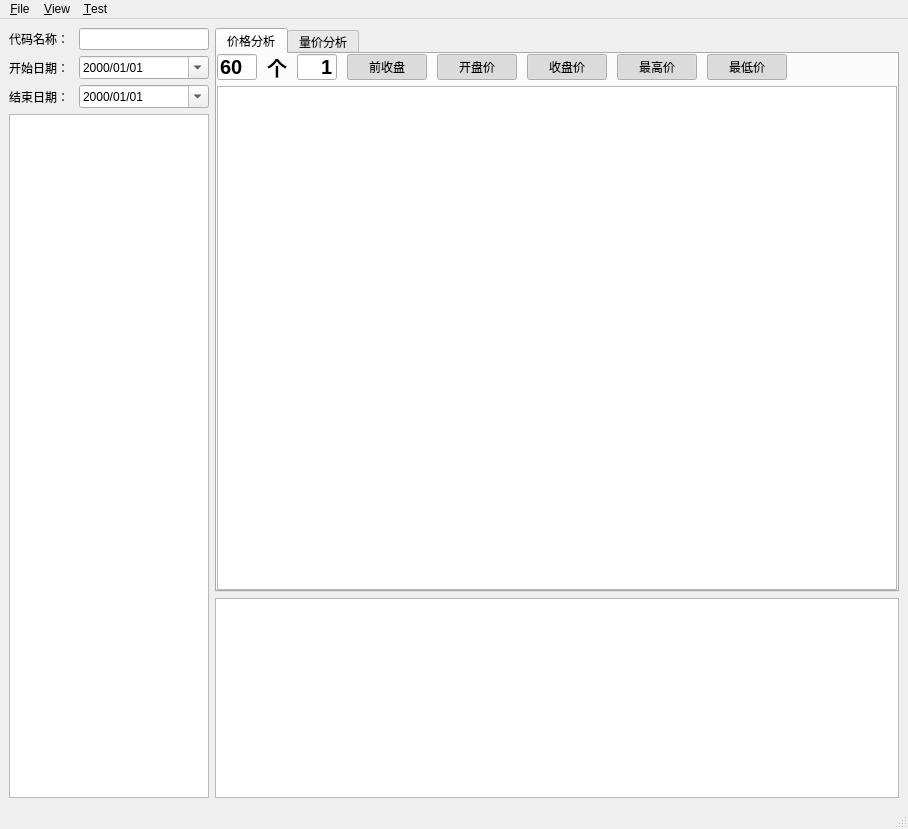
<?xml version="1.0" encoding="UTF-8"?>
<ui version="4.0">
 <class>MainWindow</class>
 <widget class="QMainWindow" name="MainWindow">
  <property name="geometry">
   <rect>
    <x>0</x>
    <y>0</y>
    <width>908</width>
    <height>829</height>
   </rect>
  </property>
  <property name="windowTitle">
   <string>MainWindow</string>
  </property>
  <property name="layoutDirection">
   <enum>Qt::LeftToRight</enum>
  </property>
  <widget class="QWidget" name="centralwidget">
   <layout class="QHBoxLayout" name="horizontalLayout_4">
    <item>
     <layout class="QVBoxLayout" name="verticalLayout">
      <item>
       <layout class="QHBoxLayout" name="horizontalLayout_3">
        <item>
         <widget class="QLabel" name="label_StockCode">
          <property name="sizePolicy">
           <sizepolicy hsizetype="Preferred" vsizetype="Preferred">
            <horstretch>0</horstretch>
            <verstretch>0</verstretch>
           </sizepolicy>
          </property>
          <property name="text">
           <string>代码名称：</string>
          </property>
         </widget>
        </item>
        <item>
         <widget class="QLineEdit" name="lineEdit_StockCode">
          <property name="sizePolicy">
           <sizepolicy hsizetype="Fixed" vsizetype="Fixed">
            <horstretch>0</horstretch>
            <verstretch>0</verstretch>
           </sizepolicy>
          </property>
          <property name="minimumSize">
           <size>
            <width>130</width>
            <height>0</height>
           </size>
          </property>
          <property name="maximumSize">
           <size>
            <width>130</width>
            <height>16777215</height>
           </size>
          </property>
         </widget>
        </item>
       </layout>
      </item>
      <item>
       <layout class="QHBoxLayout" name="horizontalLayout_2">
        <item>
         <widget class="QLabel" name="label_Start">
          <property name="sizePolicy">
           <sizepolicy hsizetype="Preferred" vsizetype="Preferred">
            <horstretch>0</horstretch>
            <verstretch>0</verstretch>
           </sizepolicy>
          </property>
          <property name="text">
           <string>开始日期：</string>
          </property>
         </widget>
        </item>
        <item>
         <widget class="QDateEdit" name="dateEdit_Start">
          <property name="sizePolicy">
           <sizepolicy hsizetype="Preferred" vsizetype="Fixed">
            <horstretch>0</horstretch>
            <verstretch>0</verstretch>
           </sizepolicy>
          </property>
          <property name="minimumSize">
           <size>
            <width>130</width>
            <height>0</height>
           </size>
          </property>
          <property name="maximumSize">
           <size>
            <width>130</width>
            <height>16777215</height>
           </size>
          </property>
          <property name="dateTime">
           <datetime>
            <hour>0</hour>
            <minute>0</minute>
            <second>0</second>
            <year>2000</year>
            <month>1</month>
            <day>1</day>
           </datetime>
          </property>
          <property name="displayFormat">
           <string>yyyy/MM/dd</string>
          </property>
          <property name="calendarPopup">
           <bool>true</bool>
          </property>
         </widget>
        </item>
       </layout>
      </item>
      <item>
       <layout class="QHBoxLayout" name="horizontalLayout">
        <item>
         <widget class="QLabel" name="label_End">
          <property name="sizePolicy">
           <sizepolicy hsizetype="Preferred" vsizetype="Preferred">
            <horstretch>0</horstretch>
            <verstretch>0</verstretch>
           </sizepolicy>
          </property>
          <property name="text">
           <string>结束日期：</string>
          </property>
         </widget>
        </item>
        <item>
         <widget class="QDateEdit" name="dateEdit_End">
          <property name="sizePolicy">
           <sizepolicy hsizetype="Fixed" vsizetype="Fixed">
            <horstretch>0</horstretch>
            <verstretch>0</verstretch>
           </sizepolicy>
          </property>
          <property name="minimumSize">
           <size>
            <width>130</width>
            <height>0</height>
           </size>
          </property>
          <property name="maximumSize">
           <size>
            <width>130</width>
            <height>16777215</height>
           </size>
          </property>
          <property name="dateTime">
           <datetime>
            <hour>0</hour>
            <minute>0</minute>
            <second>0</second>
            <year>2000</year>
            <month>1</month>
            <day>1</day>
           </datetime>
          </property>
          <property name="displayFormat">
           <string>yyyy/MM/dd</string>
          </property>
          <property name="calendarPopup">
           <bool>true</bool>
          </property>
         </widget>
        </item>
       </layout>
      </item>
      <item>
       <widget class="QTreeWidget" name="treeWidget">
        <property name="sizePolicy">
         <sizepolicy hsizetype="Preferred" vsizetype="Preferred">
          <horstretch>0</horstretch>
          <verstretch>0</verstretch>
         </sizepolicy>
        </property>
        <property name="minimumSize">
         <size>
          <width>200</width>
          <height>680</height>
         </size>
        </property>
        <property name="maximumSize">
         <size>
          <width>200</width>
          <height>16777215</height>
         </size>
        </property>
        <property name="layoutDirection">
         <enum>Qt::LeftToRight</enum>
        </property>
        <property name="verticalScrollBarPolicy">
         <enum>Qt::ScrollBarAsNeeded</enum>
        </property>
        <property name="horizontalScrollBarPolicy">
         <enum>Qt::ScrollBarAsNeeded</enum>
        </property>
        <property name="sizeAdjustPolicy">
         <enum>QAbstractScrollArea::AdjustToContents</enum>
        </property>
        <property name="autoScroll">
         <bool>true</bool>
        </property>
        <property name="autoScrollMargin">
         <number>3</number>
        </property>
        <property name="dragEnabled">
         <bool>true</bool>
        </property>
        <property name="alternatingRowColors">
         <bool>true</bool>
        </property>
        <property name="selectionMode">
         <enum>QAbstractItemView::SingleSelection</enum>
        </property>
        <property name="selectionBehavior">
         <enum>QAbstractItemView::SelectRows</enum>
        </property>
        <property name="rootIsDecorated">
         <bool>true</bool>
        </property>
        <property name="itemsExpandable">
         <bool>true</bool>
        </property>
        <property name="sortingEnabled">
         <bool>false</bool>
        </property>
        <property name="columnCount">
         <number>0</number>
        </property>
       </widget>
      </item>
     </layout>
    </item>
    <item>
     <layout class="QVBoxLayout" name="verticalLayout_2">
      <item>
       <widget class="QTabWidget" name="tabWidget">
        <property name="currentIndex">
         <number>0</number>
        </property>
        <widget class="QWidget" name="tabStockData">
         <property name="sizeIncrement">
          <size>
           <width>0</width>
           <height>0</height>
          </size>
         </property>
         <attribute name="title">
          <string>价格分析</string>
         </attribute>
         <layout class="QVBoxLayout" name="verticalLayout_3">
          <property name="leftMargin">
           <number>0</number>
          </property>
          <property name="topMargin">
           <number>0</number>
          </property>
          <property name="rightMargin">
           <number>0</number>
          </property>
          <property name="bottomMargin">
           <number>0</number>
          </property>
          <item>
           <layout class="QHBoxLayout" name="horizontalLayout_5">
            <property name="spacing">
             <number>10</number>
            </property>
            <item>
             <widget class="QLineEdit" name="lineEditDay">
              <property name="sizePolicy">
               <sizepolicy hsizetype="Fixed" vsizetype="Fixed">
                <horstretch>0</horstretch>
                <verstretch>0</verstretch>
               </sizepolicy>
              </property>
              <property name="minimumSize">
               <size>
                <width>25</width>
                <height>23</height>
               </size>
              </property>
              <property name="maximumSize">
               <size>
                <width>40</width>
                <height>16777215</height>
               </size>
              </property>
              <property name="font">
               <font>
                <pointsize>15</pointsize>
                <weight>75</weight>
                <bold>true</bold>
                <strikeout>false</strikeout>
               </font>
              </property>
              <property name="text">
               <string>60</string>
              </property>
              <property name="maxLength">
               <number>3</number>
              </property>
             </widget>
            </item>
            <item>
             <widget class="QLabel" name="labelDay">
              <property name="sizePolicy">
               <sizepolicy hsizetype="Fixed" vsizetype="Fixed">
                <horstretch>0</horstretch>
                <verstretch>0</verstretch>
               </sizepolicy>
              </property>
              <property name="minimumSize">
               <size>
                <width>12</width>
                <height>23</height>
               </size>
              </property>
              <property name="maximumSize">
               <size>
                <width>30</width>
                <height>16777215</height>
               </size>
              </property>
              <property name="font">
               <font>
                <pointsize>15</pointsize>
                <weight>75</weight>
                <bold>true</bold>
               </font>
              </property>
              <property name="text">
               <string>个</string>
              </property>
             </widget>
            </item>
            <item>
             <widget class="QLineEdit" name="lineEditSpace">
              <property name="enabled">
               <bool>true</bool>
              </property>
              <property name="sizePolicy">
               <sizepolicy hsizetype="Fixed" vsizetype="Fixed">
                <horstretch>0</horstretch>
                <verstretch>0</verstretch>
               </sizepolicy>
              </property>
              <property name="minimumSize">
               <size>
                <width>15</width>
                <height>23</height>
               </size>
              </property>
              <property name="maximumSize">
               <size>
                <width>40</width>
                <height>16777215</height>
               </size>
              </property>
              <property name="font">
               <font>
                <pointsize>15</pointsize>
                <weight>75</weight>
                <bold>true</bold>
               </font>
              </property>
              <property name="text">
               <string>1</string>
              </property>
              <property name="maxLength">
               <number>2</number>
              </property>
              <property name="alignment">
               <set>Qt::AlignRight|Qt::AlignTrailing|Qt::AlignVCenter</set>
              </property>
             </widget>
            </item>
            <item>
             <widget class="QPushButton" name="pushButtonEralyClose">
              <property name="sizePolicy">
               <sizepolicy hsizetype="Fixed" vsizetype="Fixed">
                <horstretch>0</horstretch>
                <verstretch>0</verstretch>
               </sizepolicy>
              </property>
              <property name="minimumSize">
               <size>
                <width>80</width>
                <height>23</height>
               </size>
              </property>
              <property name="text">
               <string>前收盘</string>
              </property>
              <property name="checkable">
               <bool>true</bool>
              </property>
              <property name="checked">
               <bool>true</bool>
              </property>
             </widget>
            </item>
            <item>
             <widget class="QPushButton" name="pushButtonOpen">
              <property name="sizePolicy">
               <sizepolicy hsizetype="Fixed" vsizetype="Fixed">
                <horstretch>0</horstretch>
                <verstretch>0</verstretch>
               </sizepolicy>
              </property>
              <property name="minimumSize">
               <size>
                <width>80</width>
                <height>23</height>
               </size>
              </property>
              <property name="text">
               <string>开盘价</string>
              </property>
              <property name="checkable">
               <bool>true</bool>
              </property>
              <property name="checked">
               <bool>true</bool>
              </property>
             </widget>
            </item>
            <item>
             <widget class="QPushButton" name="pushButtonClose">
              <property name="sizePolicy">
               <sizepolicy hsizetype="Fixed" vsizetype="Fixed">
                <horstretch>0</horstretch>
                <verstretch>0</verstretch>
               </sizepolicy>
              </property>
              <property name="minimumSize">
               <size>
                <width>80</width>
                <height>23</height>
               </size>
              </property>
              <property name="text">
               <string>收盘价</string>
              </property>
              <property name="checkable">
               <bool>true</bool>
              </property>
              <property name="checked">
               <bool>true</bool>
              </property>
             </widget>
            </item>
            <item>
             <widget class="QPushButton" name="pushButtonHigh">
              <property name="sizePolicy">
               <sizepolicy hsizetype="Fixed" vsizetype="Fixed">
                <horstretch>0</horstretch>
                <verstretch>0</verstretch>
               </sizepolicy>
              </property>
              <property name="minimumSize">
               <size>
                <width>80</width>
                <height>23</height>
               </size>
              </property>
              <property name="text">
               <string>最高价</string>
              </property>
              <property name="checkable">
               <bool>true</bool>
              </property>
              <property name="checked">
               <bool>true</bool>
              </property>
             </widget>
            </item>
            <item>
             <widget class="QPushButton" name="pushButtonLow">
              <property name="sizePolicy">
               <sizepolicy hsizetype="Fixed" vsizetype="Fixed">
                <horstretch>0</horstretch>
                <verstretch>0</verstretch>
               </sizepolicy>
              </property>
              <property name="minimumSize">
               <size>
                <width>80</width>
                <height>23</height>
               </size>
              </property>
              <property name="text">
               <string>最低价</string>
              </property>
              <property name="checkable">
               <bool>true</bool>
              </property>
              <property name="checked">
               <bool>true</bool>
              </property>
             </widget>
            </item>
            <item>
             <spacer name="horizontalSpacer">
              <property name="orientation">
               <enum>Qt::Horizontal</enum>
              </property>
              <property name="sizeHint" stdset="0">
               <size>
                <width>80</width>
                <height>20</height>
               </size>
              </property>
             </spacer>
            </item>
           </layout>
          </item>
          <item>
           <widget class="QGraphicsView" name="graphicsViewPrise">
            <property name="font">
             <font>
              <pointsize>9</pointsize>
              <weight>50</weight>
              <bold>false</bold>
             </font>
            </property>
           </widget>
          </item>
         </layout>
        </widget>
        <widget class="QWidget" name="tabStockVol">
         <attribute name="title">
          <string>量价分析</string>
         </attribute>
        </widget>
       </widget>
      </item>
      <item>
       <widget class="QTextEdit" name="textEditMessage">
        <property name="minimumSize">
         <size>
          <width>680</width>
          <height>150</height>
         </size>
        </property>
        <property name="maximumSize">
         <size>
          <width>16777215</width>
          <height>200</height>
         </size>
        </property>
       </widget>
      </item>
     </layout>
    </item>
   </layout>
  </widget>
  <widget class="QMenuBar" name="menubar">
   <property name="geometry">
    <rect>
     <x>0</x>
     <y>0</y>
     <width>908</width>
     <height>23</height>
    </rect>
   </property>
   <widget class="QMenu" name="menu_File">
    <property name="title">
     <string>&amp;File</string>
    </property>
    <addaction name="action_New"/>
    <addaction name="action_Open"/>
    <addaction name="action_Save"/>
    <addaction name="separator"/>
    <addaction name="action_Quit"/>
   </widget>
   <widget class="QMenu" name="menu_View">
    <property name="title">
     <string>&amp;View</string>
    </property>
   </widget>
   <widget class="QMenu" name="menu_Test">
    <property name="title">
     <string>&amp;Test</string>
    </property>
    <addaction name="action_Show_test"/>
    <addaction name="action_Close_test"/>
   </widget>
   <addaction name="menu_File"/>
   <addaction name="menu_View"/>
   <addaction name="menu_Test"/>
  </widget>
  <widget class="QStatusBar" name="statusbar"/>
  <action name="action_New">
   <property name="text">
    <string>&amp;New</string>
   </property>
   <property name="shortcut">
    <string>Ctrl+N</string>
   </property>
  </action>
  <action name="action_Open">
   <property name="text">
    <string>&amp;Open</string>
   </property>
   <property name="shortcut">
    <string>Ctrl+O</string>
   </property>
  </action>
  <action name="action_Save">
   <property name="text">
    <string>&amp;Save</string>
   </property>
  </action>
  <action name="action_Quit">
   <property name="text">
    <string>&amp;Quit</string>
   </property>
   <property name="shortcut">
    <string>Ctrl+Q</string>
   </property>
  </action>
  <action name="action_Show_test">
   <property name="text">
    <string>&amp;Show test</string>
   </property>
  </action>
  <action name="action_Close_test">
   <property name="text">
    <string>&amp;Close test</string>
   </property>
  </action>
 </widget>
 <resources/>
 <connections/>
</ui>
